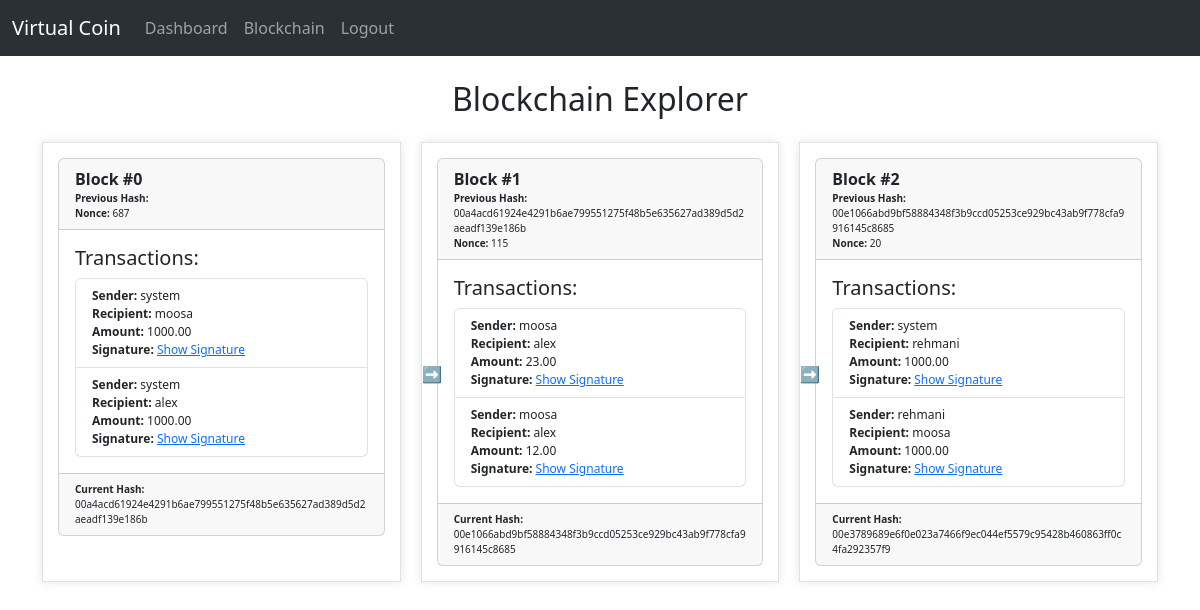
Screenshot of /blockchain/ (signed in) with the database file from the repository.
### coinapp/models.py (models this page shows, shortened)
class Block(models.Model):
    index = models.IntegerField(unique=True)
    previous_block = models.ForeignKey(
        "self",
        on_delete=models.SET_NULL,
        related_name="next_blocks",
        null=True,
        blank=True,
    )
    timestamp = models.DateTimeField(default=timezone.now)
    nonce = models.IntegerField()
    hash = models.CharField(max_length=64, unique=True)
    transactions = models.ManyToManyField("Transaction")

class Transaction(models.Model):
    id = models.UUIDField(primary_key=True, default=uuid.uuid4, editable=False)
    sender = models.ForeignKey(
        CustomUser, related_name="sent_transactions", on_delete=models.CASCADE
    )
    recipient = models.ForeignKey(
        CustomUser, related_name="received_transactions", on_delete=models.CASCADE
    )
    amount = models.DecimalField(max_digits=10, decimal_places=2)
    timestamp = models.DateTimeField(auto_now_add=True)
    signature = models.TextField()  # Store signature of the transaction

class CustomUser(AbstractUser):
    email = models.EmailField(null=True, blank=True)
    public_key = models.TextField()
    is_new_user_setup_completed = models.BooleanField(default=False)

### coinapp/views.py (the view)
# urls.py: path("blockchain/", views.blockchain_view, name="blockchain"),
@login_required(login_url="/login/")
def blockchain_view(request):
    blocks = Block.objects.all().order_by("index")
    return render(request, "blockchain.html", {"blocks": blocks})

### coinapp/templates/blockchain.html (shortened to what this page needs)
{% extends 'base.html' %}
{% block content %}
<div class="container mt-4">
    <h2 class="text-center mb-4">Blockchain Explorer</h2>
    <div class="block-row">
        {% for block in blocks %}
        <div class="block-card" onclick="highlightBlock(this)">
            <div class="card">
                <div class="card-header">
                    <strong class="text-center">
                        Block #{{ block.index }}
                    </strong>
                    <div class="hash-txt">
                        <strong>Previous Hash:</strong> {{ block.previous_block.hash }}
                    </div>
                    <div class="hash-txt">
                        <strong>Nonce:</strong> {{ block.nonce }}
                    </div>
                </div>
                <div class="card-body card-content">
                    <h5 class="card-title">Transactions:</h5>
                    <ul class="list-group">
                        {% for transaction in block.transactions.all %}
                        <li class="list-group-item">
                            <div>
                                <strong>Sender:</strong> {{ transaction.sender.username }}<br>
                                <strong>Recipient:</strong> {{ transaction.recipient.username }}<br>
                                <strong>Amount:</strong> {{ transaction.amount }} <br>
                                <strong>Signature:</strong> <a class="sign" data-sign="{{ transaction.signature }}">Show
                                    Signature</a>
                            </div>
                        </li>
                        {% endfor %}
                    </ul>
                </div>
                <div class="card-footer text-xs hash-section">
                    <div class="hash-txt">
                        <strong>Current Hash:</strong> {{ block.hash }}
                    </div>
                </div>
            </div>
            {%if not block.index == 0 %}
            <div class="arrow">
                ➡
            </div>
            {%endif%}
        </div>
        {% endfor %}
    </div>
</div>
{% endblock %}

### coinapp/templates/base.html (shortened to what this page needs)
<!doctype html>
<html lang="en">
<head>
    <link href="https://cdn.jsdelivr.net/npm/bootstrap@5.3.3/dist/css/bootstrap.min.css" rel="stylesheet"
>
</head>
<body>
    <nav class="navbar navbar-expand-lg bg-body-tertiary" data-bs-theme="dark">
        <div class="container-fluid">
            <a class="navbar-brand" href="/">Virtual Coin</a>
            <div class="collapse navbar-collapse" id="navbarSupportedContent">
                <ul class="navbar-nav me-auto mb-2 mb-lg-0">
                    <li class="nav-item">
                        <a class="nav-link" aria-current="page" href="/">Dashboard</a>
                    </li>
                    <li class="nav-item">
                        <a class="nav-link" href="/blockchain">Blockchain</a>
                    </li>
                    {%if user.is_authenticated%}
                    <li class="nav-item">
                        <a class="nav-link" href="/logout">Logout</a>
                    </li>
                    {%endif%}
                </ul>
            </div>
        </div>
    </nav>
    {%block content%}
    {%endblock%}
</body>
</html>

### coinapp/templates/blockchain.html (style rules this page uses)
.hash-txt { font-size: 10px; }
.block-row { display: grid; grid-template-columns: repeat(auto-fill, minmax(300px, 1fr)); gap: 20px; }
.block-card { display: flex; flex-direction: column; height: 100%; border: 1px solid #dee2e6; padding: 15px; box-shadow: 0px 0px 10px rgba(0, 0, 0, 0.1); position: relative; cursor: pointer; }
.arrow { position: absolute; top: 50%; left: 0%; }
.card-content { flex-grow: 1; }
.hash-section { margin-top: auto; }
.list-group-item { font-size: 12px; }

### rows the page displays
Block: index "0", nonce "687", hash "00a4acd61924e4291b6ae799551275f48b5e635627ad389d5d2aeadf139e186b"
Block: index "1", previous_block.hash "00a4acd61924e4291b6ae799551275f48b5e635627ad389d5d2aeadf139e186b", nonce "115", hash "00e1066abd9bf58884348f3b9ccd05253ce929bc43ab9f778cfa9916145c8685"
Block: index "2", previous_block.hash "00e1066abd9bf58884348f3b9ccd05253ce929bc43ab9f778cfa9916145c8685", nonce "20", hash "00e3789689e6f0e023a7466f9ec044ef5579c95428b460863ff0c4fa292357f9"
